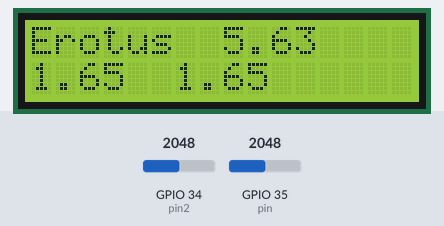
This sketch was run on a simulated ESP32. Parts: 16×2 character LCD. The test bench sets the inputs (shaded band); at power-on: GPIO 34 (pin2) = 2048, GPIO 35 (pin) = 2048.

Above: at 1.2 s.
1.3 s: GPIO 34 (pin2) set to 2866
At 2.7 s:
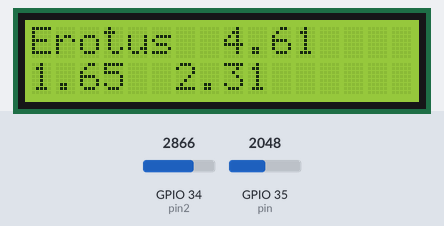
3.0 s: GPIO 35 (pin) set to 2866
At 4.2 s:
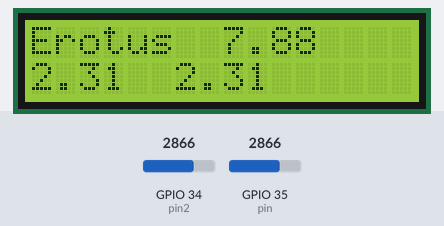
4.5 s: GPIO 34 (pin2) set to 3603
At 5.0 s:
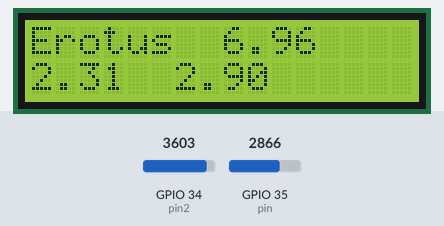
6.1 s: GPIO 35 (pin) set to 3603
At 6.7 s:
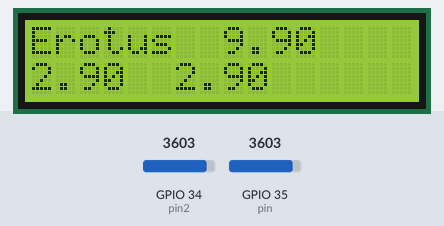
7.6 s: GPIO 34 (pin2) set to 4095
At 8.4 s:
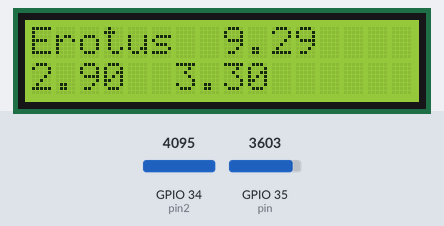
9.1 s: GPIO 35 (pin) set to 4095
At 10.1 s:
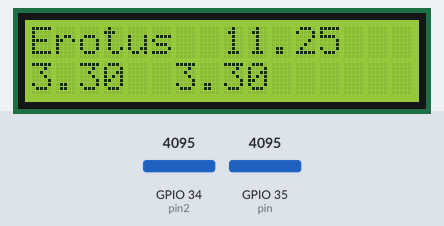
Timing chart, 0 to 12.1 s (numbered marks = the images above; inputs shaded):
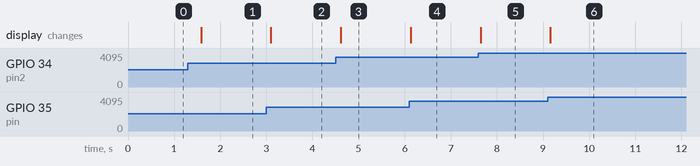

The sketch:

Voltage_meter.ino
```cpp
#include <LiquidCrystal.h>
LiquidCrystal lcd(13,12,25,26,27,14);
int pin = 35;
int pin2 = 34;

void setup()
{
    lcd.begin(16, 2);
    lcd.clear();
}

void loop()
{
  lcd.clear();
  lcd.setCursor(0, 0);
  lcd.print("Erotus");
  lcd.setCursor(0, 1);
  double voltage1 = analogRead(pin)*(3.3/4095);
  lcd.print(voltage1);
  double voltage2 = analogRead(pin2)*(3.3/4095);
  lcd.setCursor(6, 1);
  lcd.print(voltage2);
  voltage1 = voltage1*4.95;
  voltage2 = voltage2*1.54;
  lcd.setCursor(8, 0);
  lcd.print(voltage1 - voltage2);
  delay(500);

}
```

Measured:
- after the input at 1.3 s, the display: changes after 0.28 s (image 1)
- after the input at 3.0 s, the display: changes after 0.10 s (image 2)
- after the input at 4.5 s, the display: changes after 0.11 s (image 3)
- after the input at 6.1 s, the display: changes at once (image 4)
- after the input at 7.6 s, the display: changes at once (image 5)
- after the input at 9.1 s, the display: changes after 0.06 s (image 6)
